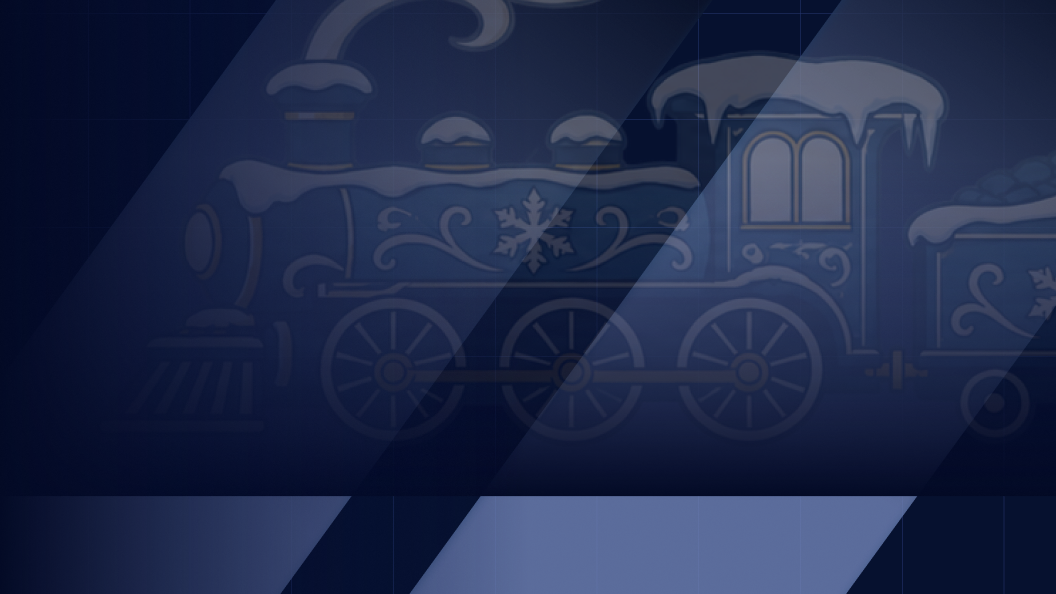
#> input picture motion-graphics/gacha/assets/plate_bg.png, 1056 x 594 px
$ python render.py ../gacha/assets/plate_bg.png
#> lines starting #> are read from the running program, lines starting #| are printed output that depends on the picture
"""Gacha banner select motion — test (EP.02). UI plate stays fixed; everything behind it animates."""
import sys, os, math, subprocess
import numpy as np, cv2
from PIL import Image, ImageDraw, ImageFont
HERE=os.path.dirname(os.path.abspath(__file__)); S=os.path.join(HERE,'..')+'/'; A=S+'gacha/assets/'
W,H,FPS=1920,1080,30
DUR=float(os.environ.get('DUR','4.6'))
def clamp(v,a=0.,b=1.): return max(a,min(b,v))
def eout(t,p=3): t=clamp(t); return 1-(1-t)**p
def ein(t,p=3): t=clamp(t); return t**p
def eio(t): t=clamp(t); return 4*t**3 if t<.5 else 1-(-2*t+2)**3/2
def back(t,s=1.7): t=clamp(t); c=s+1; return 1+c*(t-1)**3+s*(t-1)**2
def pm(path,size=None):
#> called with size = (1920, 1080)
    im=Image.open(path).convert('RGBA')
#> im is the input picture: PIL image 1056x594 RGBA; mean R, G, B, A 31.5, 42.1, 74.3, 255
    if size: im=im.resize(size,Image.LANCZOS)
#> im: PIL image 1920x1080 RGBA
    a=np.asarray(im).astype(np.float32)/255; a[...,:3]*=a[...,3:4]; return a
_yy,_xx=np.mgrid[0:H,0:W].astype(np.float32)

# ---------- assets ----------
BG=pm(A+'plate_bg.png',(W,H))[...,:3]
UI=pm(A+'plate_ui.png')
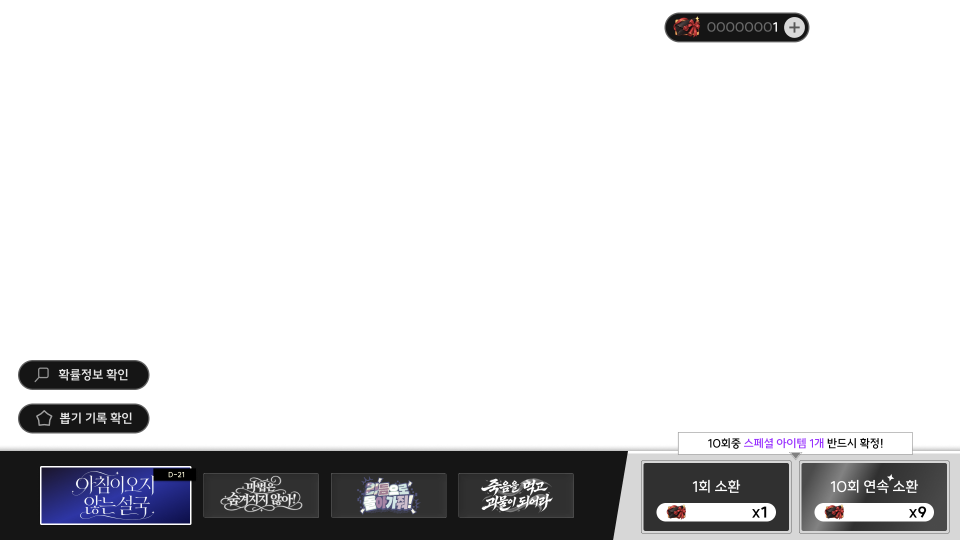
#> input picture motion-graphics/gacha/assets/plate_ui.png, 1920 x 1080 px (shown at 1/2 size)
#> in pm, im is the input picture: PIL image 1920x1080 RGBA; mean R, G, B, A 16.8, 16.7, 18, 50.6
P1=pm(A+'bg_panel1.png'); P2=pm(A+'bg_panel2.png')
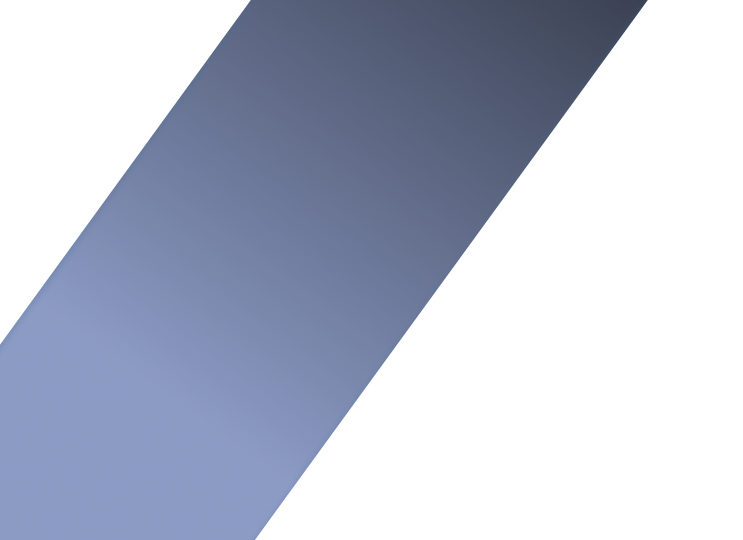
#> input picture motion-graphics/gacha/assets/bg_panel1.png, 1486 x 1080 px (shown at 1/2 size)
#> in pm, im is the input picture: PIL image 1486x1080 RGBA; mean R, G, B, A 39.3, 47.1, 68.2, 101.9
#> in pm (call 3), `a[..., :3] *= a[..., 3:4]`:
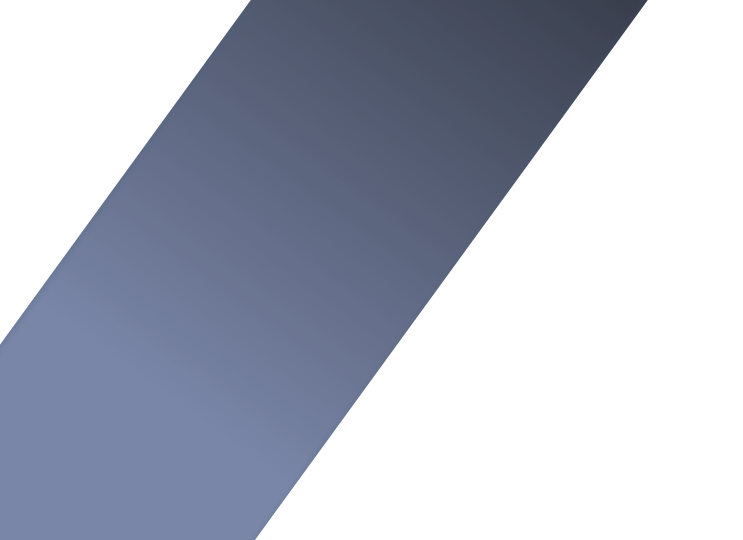
#> a: shape (1080, 1486, 4) float32 (shown at 1/2 size); mean R, G, B, A 0.122, 0.147, 0.213, 0.403; transparent parts drawn white
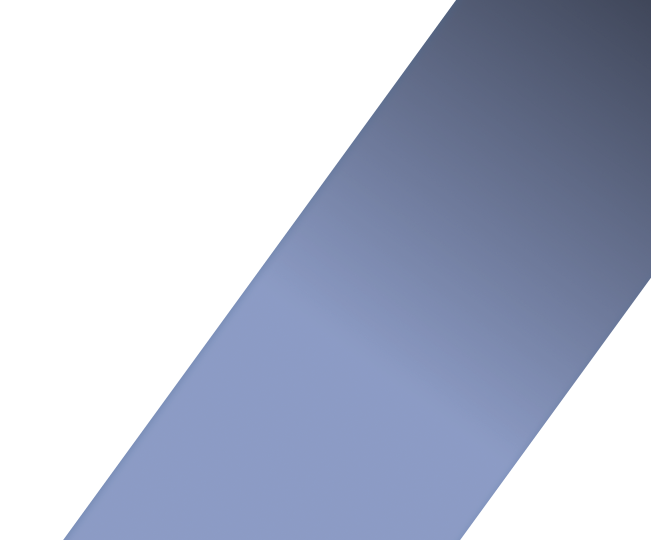
#> input picture motion-graphics/gacha/assets/bg_panel2.png, 1302 x 1080 px (shown at 1/2 size)
#> in pm, im is the input picture: PIL image 1302x1080 RGBA; mean R, G, B, A 45.5, 54.2, 77.6, 108.1
#> in pm (call 4), `a[..., :3] *= a[..., 3:4]`:
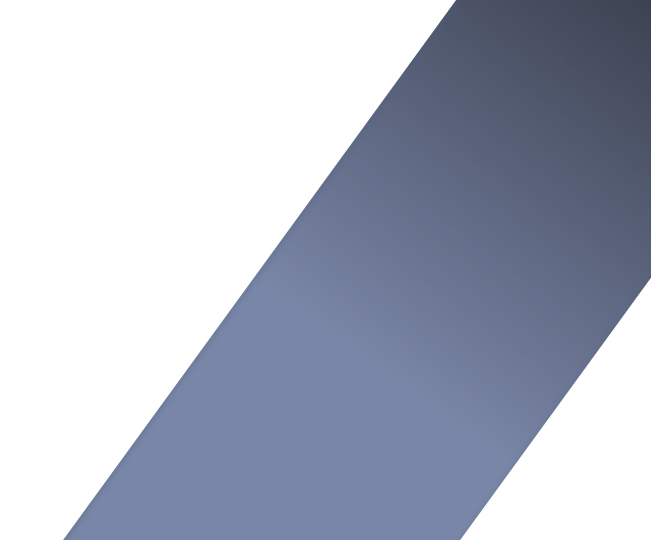
#> a: shape (1080, 1302, 4) float32 (shown at 1/2 size); mean R, G, B, A 0.142, 0.169, 0.243, 0.427; transparent parts drawn white
#> (the run stopped early here; a loop or call above may not have finished)
